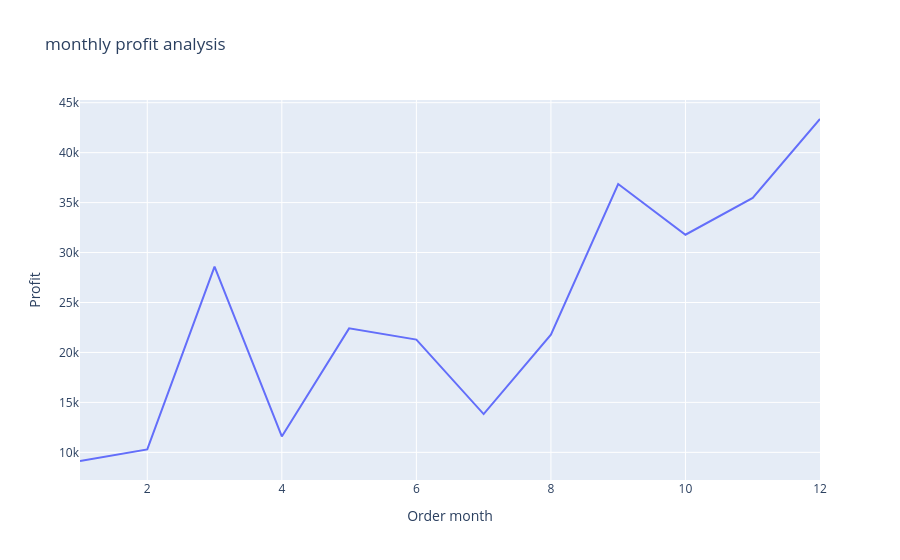

Notebook code cell kept with this figure:
### Code cell
fig = px.line(profit_by_month,x = "Order month", y = 'Profit', title = 'monthly profit analysis')
fig.show()

### Figure 1 — Plotly figure (JSON) as saved in the notebook; plotly's stock layout.template omitted (floating-point values rounded to 4 significant figures)
{"data": [{"hovertemplate": "Order month=%{x}<br>Profit=%{y}<extra></extra>", "legendgroup": "", "line": {"color": "#636efa", "dash": "solid"}, "marker": {"symbol": "circle"}, "mode": "lines", "name": "", "orientation": "v", "showlegend": false, "type": "scatter", "x": [1, 2, 3, 4, 5, 6, 7, 8, 9, 10, 11, 12], "xaxis": "x", "y": [9134.0, 10290.0, 28590.0, 11590.0, 22410.0, 21290.0, 13830.0, 21780.0, 36860.0, 31780.0, 35470.0, 43370.0], "yaxis": "y"}], "layout": {"legend": {"tracegroupgap": 0}, "title": {"text": "monthly profit analysis"}, "xaxis": {"anchor": "y", "domain": [0, 1], "title": {"text": "Order month"}}, "yaxis": {"anchor": "x", "domain": [0, 1], "title": {"text": "Profit"}}}}
